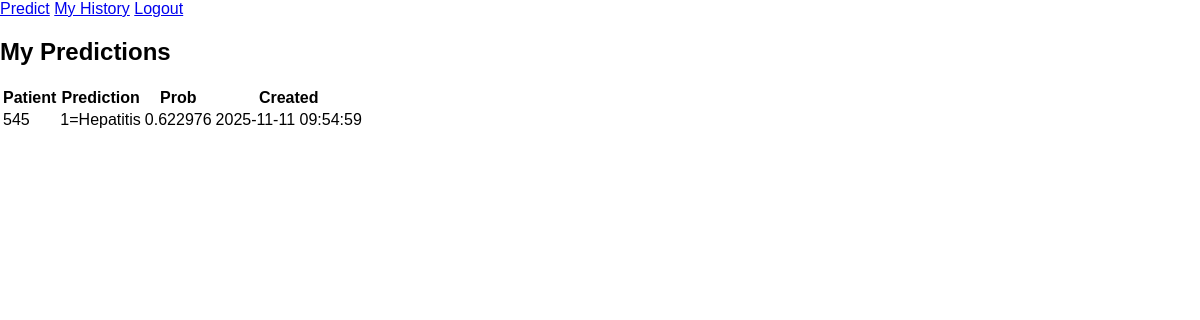
/staff_history.php (signed in), run on the app's committed database.
### tables this page shows
CREATE TABLE `predictions` (
  `id` bigint NOT NULL AUTO_INCREMENT,
  `user_id` int DEFAULT NULL,
  `patient_id` varbinary(512) NOT NULL,
  `age` varbinary(128) DEFAULT NULL,
  `gender` varbinary(64) DEFAULT NULL,
  `ALB` varbinary(128) DEFAULT NULL,
  `ALP` varbinary(128) DEFAULT NULL,
  `ALT` varbinary(128) DEFAULT NULL,
  `AST` varbinary(128) DEFAULT NULL,
  `BIL` varbinary(128) DEFAULT NULL,
  `CHE` varbinary(128) DEFAULT NULL,
  `CHOL` varbinary(128) DEFAULT NULL,
  `CREA` varbinary(128) DEFAULT NULL,
  `GGT` varbinary(128) DEFAULT NULL,
  `PROT` varbinary(128) DEFAULT NULL,
  `predicted_label` varbinary(128) DEFAULT NULL,
  `probability` float DEFAULT NULL,
  `risk_level` varchar(32) DEFAULT NULL,
  `top_factors` json DEFAULT NULL,
  `model_version` varchar(64) DEFAULT NULL,
  `record_hash` varchar(128) DEFAULT NULL,
  `source` varchar(32) DEFAULT NULL,
  `second_opinion` json DEFAULT NULL,
  `created_at` timestamp NULL DEFAULT CURRENT_TIMESTAMP,
  `explanation_text` text,
  PRIMARY KEY (`id`)
);

### includes/crypto.php (called while the page is built, shortened)
<?php
function aes_key_bytes() {
    return base64_decode(AES_KEY_B64);
}
function decrypt_data($b64blob) {
    $data = base64_decode($b64blob);
    $nonce = substr($data, 0, 12);
    $tag = substr($data, 12, 16);
    $ciphertext = substr($data, 28);
    $key = aes_key_bytes();
    $plaintext = openssl_decrypt($ciphertext, 'aes-256-gcm', $key, OPENSSL_RAW_DATA, $nonce, $tag);
    return $plaintext;
}

### public/staff_history.php (the view, shortened to what this page needs)
<?php
require_once __DIR__ . '/../includes/crypto.php';
$pdo = getPDO();
$stmt = $pdo->prepare("SELECT * FROM predictions WHERE user_id = ? ORDER BY created_at DESC");
$stmt->execute([$_SESSION['user_id']]);
$rows = $stmt->fetchAll();
?>
<!doctype html>
<html>
<head>
  <link rel="stylesheet" href="assets/css/style.css">
</head>
<body>
  <div class="sidebar">
    <a href="/staff_predict.php">Predict</a>
    <a href="/staff_history.php">My History</a>
    <a href="/logout.php">Logout</a>
  </div>
  <div class="content">
    <h2>My Predictions</h2>
    <table>
      <thead><tr><th>Patient</th><th>Prediction</th><th>Prob</th><th>Created</th></tr></thead>
      <tbody>
        <?php foreach($rows as $r): ?>
          <tr>
            <td><?=htmlspecialchars(decrypt_data($r['patient_id']))?></td>
            <td><?=htmlspecialchars(decrypt_data($r['predicted_label']))?></td>
            <td><?=htmlspecialchars($r['probability'])?></td>
            <td><?=htmlspecialchars($r['created_at'])?></td>
          </tr>
        <?php endforeach; ?>
      </tbody>
    </table>
  </div>
</body>
</html>

### public/assets/css/style.css (style rules this page uses)
body, html { margin: 0; padding: 0; height: 100%; font-family: "Poppins", sans-serif; overflow: hidden; }

### data on the page
predictions: patient "545", predicted_label "1=Hepatitis", probability "0.622976", created_at "2025-11-11 09:54:59"
